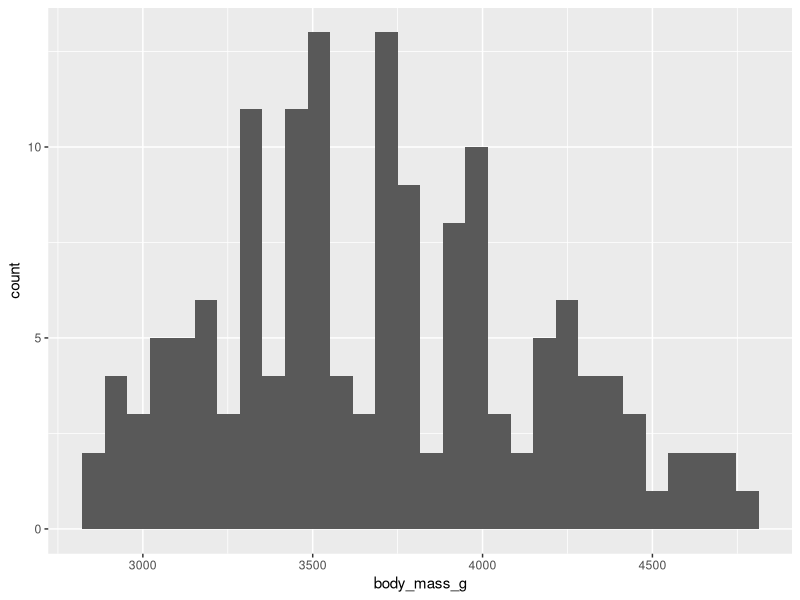
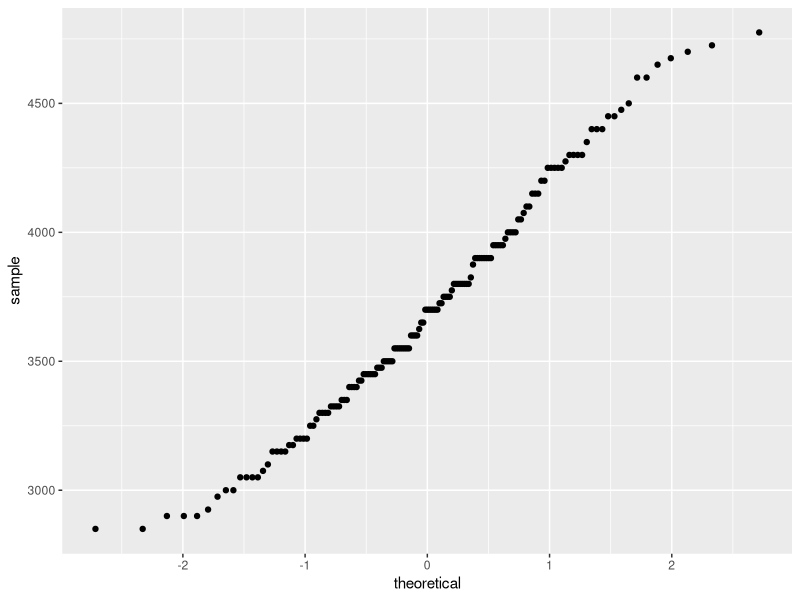
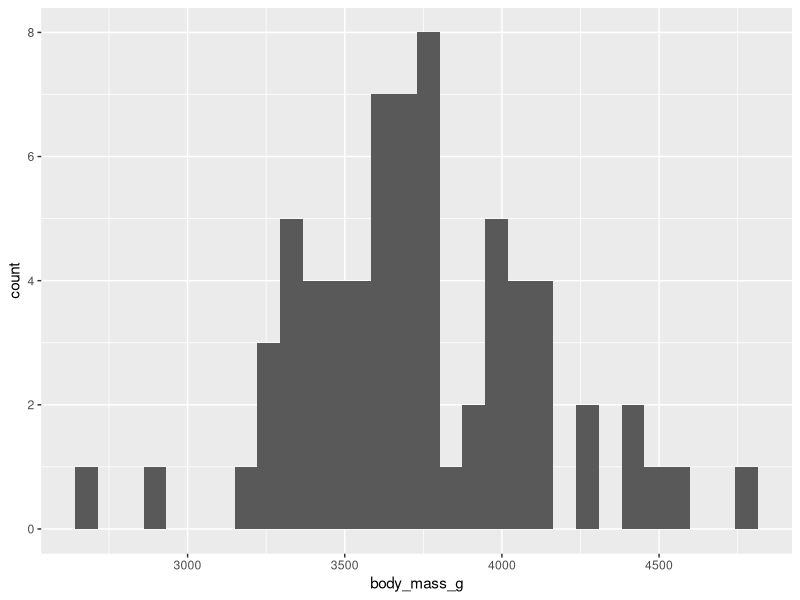
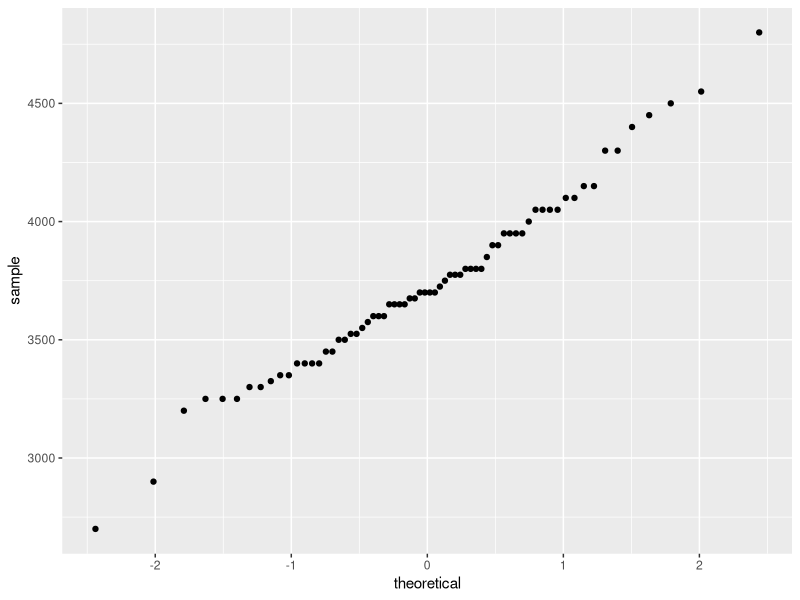
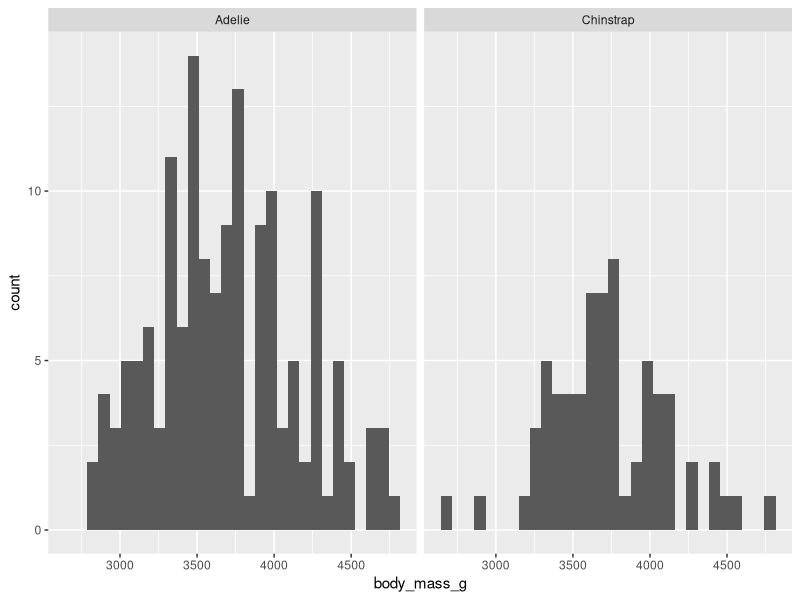
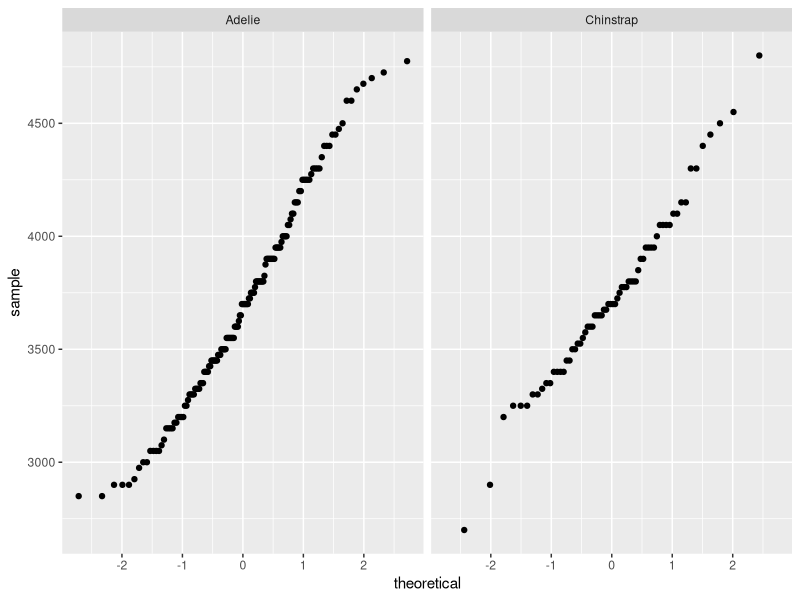
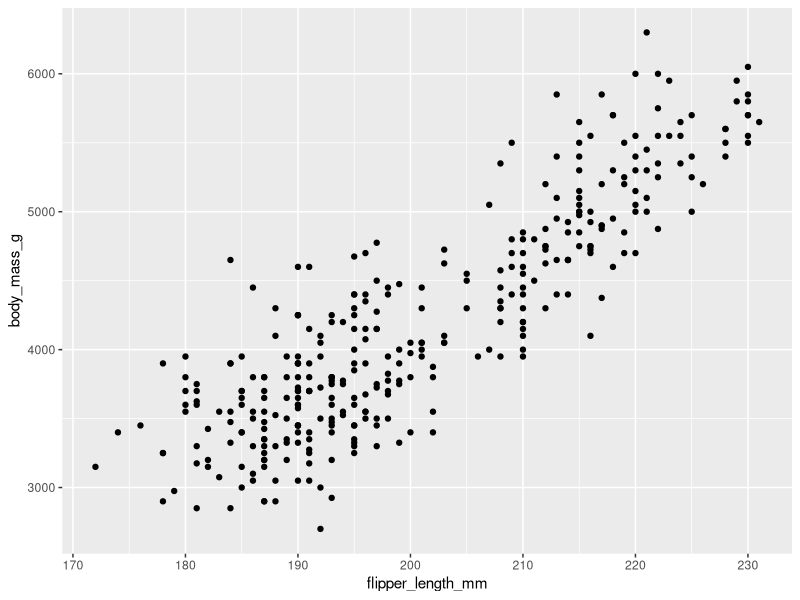
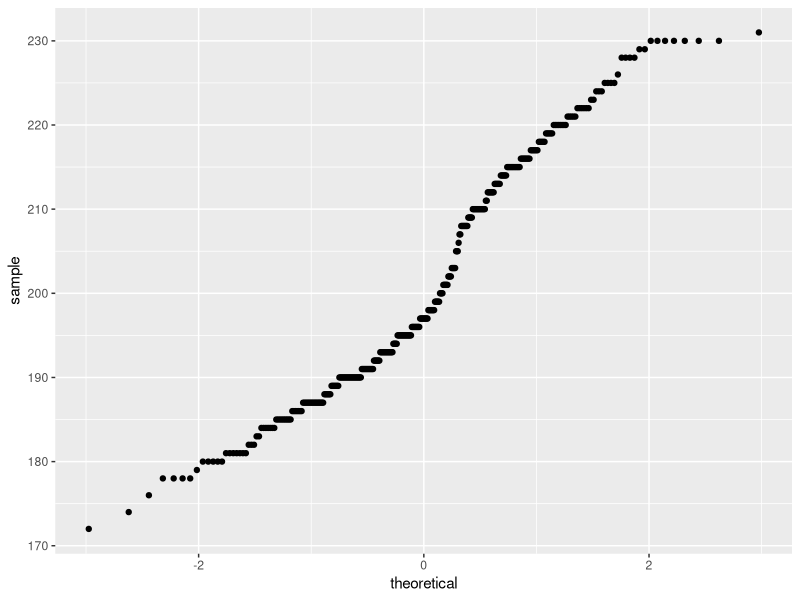

R code for these plots, in order:
library(tidyverse)
library(palmerpenguins)
library(rstatix)

#Question 1
adelie = penguins %>%
  filter(species == "Adelie")
head(adelie)
summary(adelie)

pdf('figures/adelie_body_mass.pdf', width=7, height=5)
ggplot(data=adelie) +
  geom_histogram(aes(x=body_mass_g))
dev.off()

mean(adelie$body_mass_g, na.rm=TRUE)
sd(adelie$body_mass_g, na.rm=TRUE)

#outlier test to check for any outliers
adelie %>% 
  identify_outliers(body_mass_g)

# Q-Q plot to check normality assumption
pdf('figures/adelie_qq.pdf', width=7, height=5)
ggplot(data=adelie) + 
  stat_qq(aes(sample=body_mass_g))
dev.off()

#Adelie t-test - used a one sample t-test
t.test(adelie$body_mass_g, mu=4700) # base r version
adelie %>%                          #dplyr version
  t_test(body_mass_g ~ 1, mu=4700)

#Effect size
adelie %>% cohens_d(body_mass_g ~ 1, mu = 4700)

# The Adelie body mass was significantly different from the literature, with a p-value of 5.06e-59 and an effect size of -2.18.

#Question 2
chinstrap = penguins %>%
  filter(species == "Chinstrap")
head(chinstrap)
summary(chinstrap)

pdf('figures/chinstrap_body_mass.pdf', width=7, height=5)
ggplot(data=chinstrap) +
  geom_histogram(aes(x=body_mass_g))
dev.off()

mean(chinstrap$body_mass_g, na.rm=TRUE)
sd(chinstrap$body_mass_g, na.rm=TRUE)

#outlier test to check for any outliers
chinstrap %>% 
  identify_outliers(body_mass_g)

# Q-Q plot to check normality assumption
pdf('figures/chinstrap_qq.pdf', width=7, height=5)
ggplot(data=chinstrap) + 
  stat_qq(aes(sample=body_mass_g))
dev.off()

#Chinstrap t-test - used a one sample t-test; body mass comes from: Sanz, J.J. (1995). Field Metabolic Rates of Breeding Chinstrap Penguins (Pygoscelis antarctica) in the South Shetlands. Physiological Zoology, 69(3), 586-598. 
t.test(chinstrap$body_mass_g, mu=3790) # base r version
chinstrap %>%                          #dplyr version
  t_test(body_mass_g ~ 1, mu=3790)

#Effect size
chinstrap %>% cohens_d(body_mass_g ~ 1, mu = 3790)

# The Chinstrap body mass was not significantly different from the literature, with a p-value of 0.226 and an effect size of -0.148.

#Question 3 - used an independent sample t-test

adelie_vs_chinstrap = penguins %>%
  filter(species %in% c("Chinstrap", "Adelie"),
         !is.na(body_mass_g)) %>%
  select(species, body_mass_g) %>%
  droplevels() 
glimpse(adelie_vs_chinstrap)

# summary stats
adelie_vs_chinstrap %>%
  group_by(species) %>%
  summarize(mean=mean(body_mass_g), sd=sd(body_mass_g))

# histogram
pdf('figures/adelie_vs_chinstrap_bodymass.pdf', height = 7, width = 5)
ggplot(aes(x=body_mass_g), data=adelie_vs_chinstrap) + 
  geom_histogram() + 
  facet_wrap(~species)
dev.off()

# check outliers 
adelie_vs_chinstrap %>%
  group_by(species) %>%
  identify_outliers(body_mass_g)
#chinstrap has two outliers that are not extreme

# check normality - looks pretty good
pdf('figures/adelie_vs_chinstrap_qq.pdf', height = 7, width = 5)
ggplot(adelie_vs_chinstrap) + 
  stat_qq(aes(sample=body_mass_g)) + 
  facet_wrap(~species)
dev.off()

# check equality of variance - p = 0.0291 which is >0.05, so we can accept null and go ahead
adelie_vs_chinstrap %>% levene_test(body_mass_g ~ species)

# t-test
t.test(adelie_vs_chinstrap$body_mass_g ~ adelie_vs_chinstrap$species) # base R 

adelie_vs_chinstrap %>% 
  t_test(body_mass_g~species) # dplyr version

# p = 0.588; must accept the null hypothesis that the two masses are not significantly different

#effect size - -0.0766; negligible
adelie_vs_chinstrap %>% cohens_d(body_mass_g~species)

# Question 4: 
summary(penguins)
pdf('figures/flipper_vs_bodymass_all.pdf', height=7, width=5)
ggplot() + 
  geom_point(aes(x=flipper_length_mm, y=body_mass_g), data=penguins)
dev.off()
# figure shows what appears to be a strong positive correlation with no outliers

#check normality assumption
pdf('figures/flipper_qq_all.pdf', height=7, width=5)
ggplot(penguins) + 
  stat_qq(aes(sample=flipper_length_mm))
dev.off()
pdf('figures/bodymass_qq_all.pdf', height=7, width=5)
ggplot(penguins) +
  stat_qq(aes(sample=body_mass_g))
dev.off()
#both figures show good normality; most lie within -1 and 1

#check correlation
cor(x=penguins$flipper_length_mm, y=penguins$body_mass_g, use="complete.obs") # gives only coefficient r
cor.test(x=penguins$flipper_length_mm, y=penguins$body_mass_g, use="complete.obs") # gives t, df, p, r
# r = 0.87; high correlation!

#graph
library(GGally)
pdf('figures/flipper_vs_bodymass_matrix_all.pdf', height = 7, width = 5)
penguins %>%
  select(flipper_length_mm, body_mass_g) %>%
  ggpairs()
dev.off()

#Question 5:
pdf('figures/flipper_vs_bodymass_species.pdf', height=7, width=5)
ggplot() + 
  geom_point(aes(x=flipper_length_mm, y=body_mass_g), data=penguins) + 
  facet_wrap(~species)
dev.off()
# figure shows what appears to be a strong positive correlation with 1 or 2 outliers max

#check normality assumption
pdf('figures/flipper_qq_species.pdf', height=7, width=5)
ggplot(penguins) + 
  stat_qq(aes(sample=flipper_length_mm)) + 
  facet_wrap(~species)
dev.off()
pdf('figures/bodymass_qq_species.pdf', height=7, width=5)
ggplot(penguins) +
  stat_qq(aes(sample=body_mass_g)) + 
  facet_wrap(~species)
dev.off()
#both figures show good normality; most lie within -1 and 1

#check correlation
adelie = penguins %>%
  filter(species == "Adelie")
gentoo = penguins %>%
  filter(species == "Gentoo")
chinstrap = penguins %>%
  filter(species == "Chinstrap")

cor(x=adelie$flipper_length_mm, y=adelie$body_mass_g, use="complete.obs") # gives only coefficient r
# r = 0.47
cor(x=gentoo$flipper_length_mm, y=gentoo$body_mass_g, use="complete.obs")
# r = 0.70
cor(x=chinstrap$flipper_length_mm, y=chinstrap$body_mass_g, use="complete.obs")
# r = 0.64

#graph
library(GGally)
pdf('figures/flipper_vs_bodymass_matrix_species.pdf', height = 7, width = 5)
penguins %>%
  group_by(species) %>%
  select(flipper_length_mm, body_mass_g) %>%
  ggpairs(aes(color=species))
dev.off()

# most correlated in Gentoo, least correlated in Adelie

#adding this section because Git won't recognize these files and I need to add edits
1 + 1
2+2



